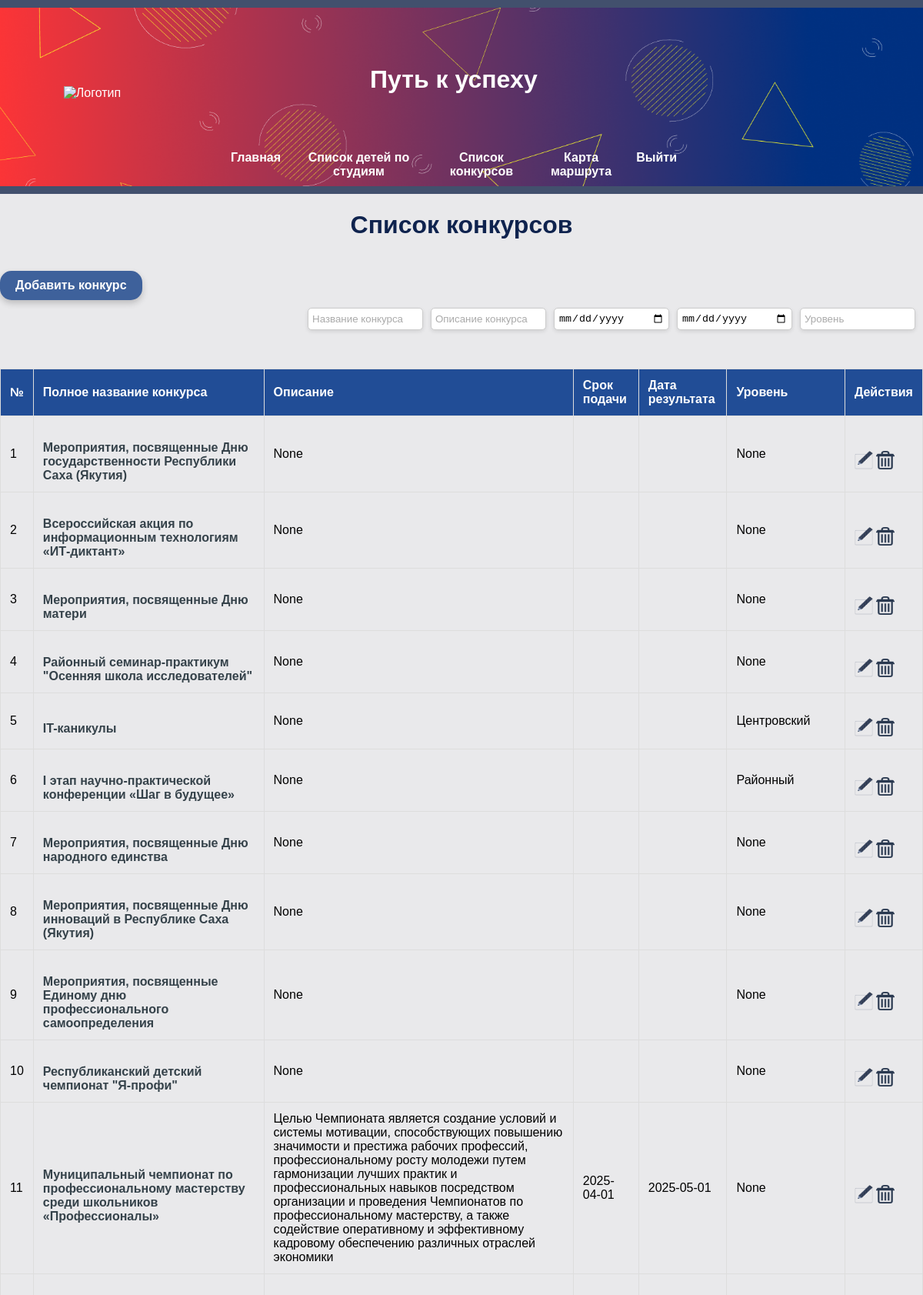
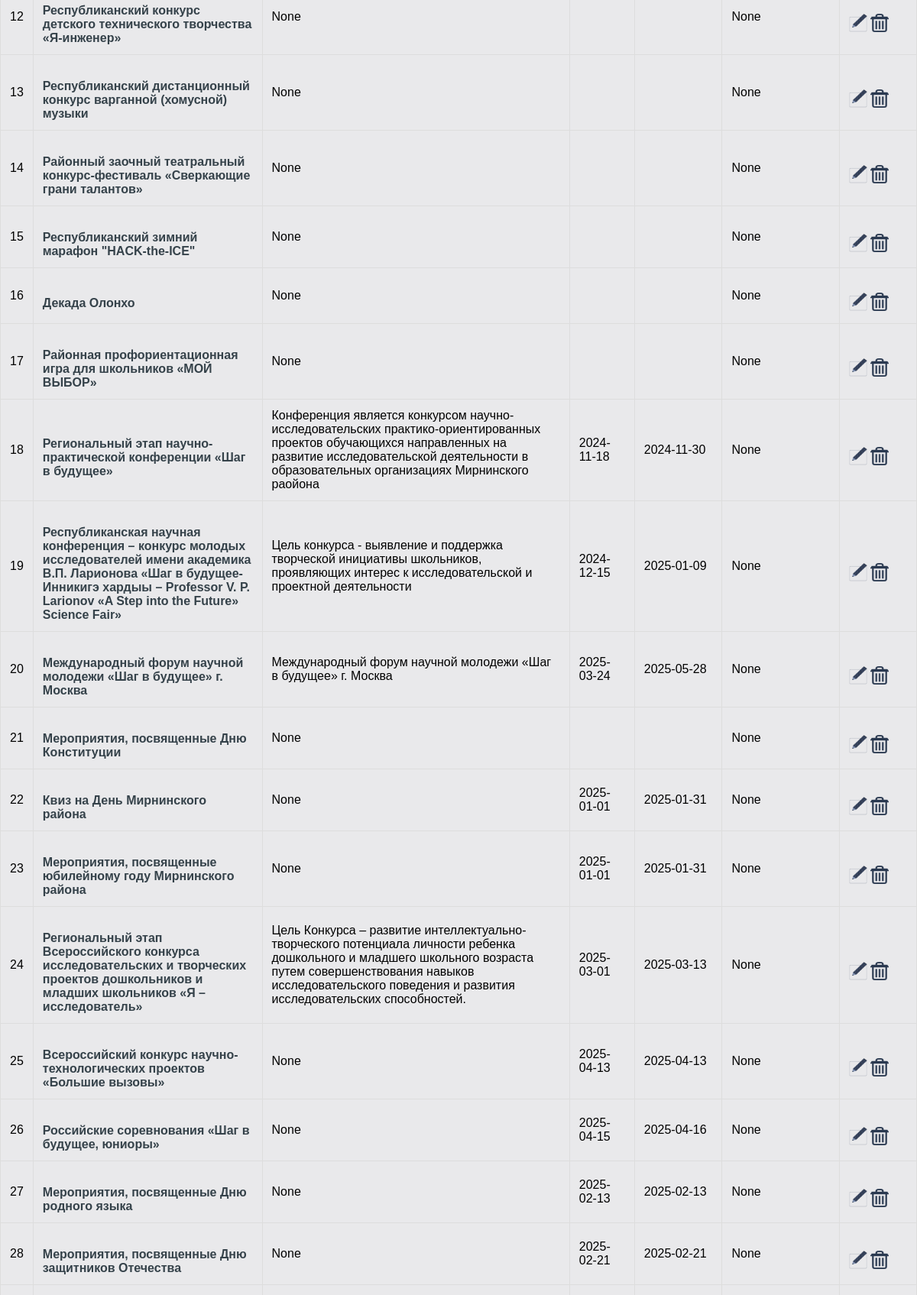
The app's page /events (upper part) with its own data (2 pictures, top to bottom).
### tables this page shows
CREATE TABLE events_table(
                    id INTEGER PRIMARY KEY AUTOINCREMENT,
                    name TEXT NOT NULL,
                    opisanie TEXT,
                    srok_podachi_date DATE,
                    result_date DATE
                    , level TEXT);

### app_29_09.py (the view)
@app.route('/events')
def events():
    db_lp = sqlite3.connect('date_source.db')
    cursor_db = db_lp.cursor()
    cursor_db.execute("SELECT * FROM events_table")
    events = cursor_db.fetchall()
    cursor_db.close()
    db_lp.close()
    return render_template('events.html', events=events)

### templates/events.html (shortened to what this page needs)
{% extends 'base.html' %}
{% block content %}
    <h1>Список конкурсов</h1>
    <a href="#" id="add-event-btn"  class="btn" data-toggle="modal" data-target="#addEventdModal">
         Добавить конкурс
    </a>
    <div class="filter-container">
        <input type="text" id="filterName" oninput="filterTable()" placeholder="Название конкурса">
        <input type="text" id="filterOpisanie" oninput="filterTable()" placeholder="Описание конкурса">
        <input type="date" id="filterDB" oninput="filterTable()" placeholder="Дата подачи заявки">
        <input type="date" id="filterDE" oninput="filterTable()" placeholder="Дата результата">
         <input type="text" id="filterLevel" oninput="filterTable()" placeholder="Уровень">
    </div>
    <table id="eventTable">
        <thead>
            <tr>
                <th>№</th>
                <th onclick="sortTable(1)">Полное название конкурса</th>
                <th onclick="sortTable(2)">Описание</th>
                <th onclick="sortTable(3)">Срок подачи</th>
                <th onclick="sortTable(4)">Дата результата</th>
                <th onclick="sortTable(5)">Уровень</th>
                <th>Действия</th>
            </tr>
        </thead>
        <tbody>
            {% for event in events %}
            <tr>
                <td>{{ loop.index }}</td>
                <td><a href="{{ url_for('spisok_in_event', event=event[0]) }}">{{ event[1] }}</a></td>
                <td>{{ event[2] }}</td>
                <td>{{ event[3] }}</td>
                <td>{{ event[4] }}</td>
                <td>{{ event[5] }}</td>
                <td>
                    <a href="{{ url_for('edit_event_inevent', id_event=event[0]) }}" class="edit-btn">
                        <img src="{{ url_for('static', filename='img/pen.png') }}" alt="Редактировать" style="width: 24px; height: 24px;">
                    </a>
                    <a href="{{ url_for('delete_event', id_event=event[0]) }}" class="delete-btn" onclick="return confirm('Вы уверены, что хотите удалить этот конкурс?');">
                        <img src="{{ url_for('static', filename='img/del.png') }}" alt="Удалить" style="width: 24px; height: 24px;">
                    </a>
                </td>
            </tr>
            {% endfor %}
        </tbody>
    </table>
    <br><br><br>
{% endblock %}

### templates/base.html (shortened to what this page needs)
   <!DOCTYPE html>
   <html lang="ru">
   <head>
       <link rel="stylesheet" href="{{ url_for('static', filename='styles.css') }}">
   </head>
   <body>
       {% include 'header.html' %}
       <div class="wrapper">
            <div class="content">
               <main>
                   {% block content %}{% endblock %}
               </main>
             </div>
       </div>
   </body>
   </html>

### templates/header.html
<header>
    <div class="header-container">
        <img src="{{ url_for('static', filename='img/Profile_banner.png') }}" alt="Баннер" class="header-banner">
        <div class="logo-container">
            <img src="{{ url_for('static', filename='img/logo.png') }}" alt="Логотип" class="logo">
        </div>
        <div class="navigator">
            <h6>Путь к успеху</h6>
            <nav>
                <a href="{{ url_for('index') }}">Главная</a>
                <a href="{{ url_for('spisok') }}">Список детей по студиям</a>
                <a href="{{ url_for('events') }}">Список конкурсов</a>
                <a href="{{ url_for('karta') }}">Карта маршрута</a>
                <a href="{{ url_for('logout') }}" class="logout-button">Выйти</a>
            </nav>
        </div>
    </div>
</header>

### static/styles.css (style rules this page uses)
html, body { margin: 0; }
.wrapper { display: grid; grid-template-rows: 1fr auto; min-height: 75vh; }
body { font-family: Arial, sans-serif; margin: 0; padding: 0; background-color: #E9E9EB; width: 100%; box-sizing: border-box; }
header { background: #42506D; color: white; padding: 10px 0; text-align: center; }
nav { margin: 10px 0; }
nav a { color: white; margin: 0 15px; text-decoration: none; }
h1 { text-align: center; color: #0F234E; }
h6 { text-align: center; font-size: 2em; }
.header-container { display: flex; width: 100%; margin: 0 auto; align-items: center; position: relative; z-index: 1; }
.header-banner { position: absolute; top: 0; left: 0; width: 100%; height: 100%; object-fit: cover; z-index: -1; }
.logo-container { text-align: center; width: 20%; margin-bottom: 10px; margin-right: 50px; }
.logo { max-width: 150px; height: auto; }
.navigator { width: 50%; text-align: center; }
.navigator nav { display: flex; justify-content: center; }
.navigator nav a { margin: 0 10px; }
table { width: 100%; border-collapse: collapse; margin: 20px 0; }
table, th, td { border: 1px solid #ddd; }
th, td { padding: 12px; text-align: left; }
th { background-color: #214D96; color: white; }
select, input[type="date"], input[type="text"], input[type="file"] { width: 100%; padding: 10px; margin-bottom: 20px; border: 1px solid #ccc; border-radius: 4px; box-sizing: border-box; }
a { display: inline-block; margin-top: 20px; text-decoration: none; color: #35424a; font-weight: bold; }
.btn { display: inline-block; padding: 10px 20px; background-color: #3E619B; color: white; text-decoration: none; border-radius: 15px; transition: background-color 0.3s; box-shadow: 0 4px 8px rgba(0, 0, 0, 0.2); }
.filter-container { display: flex; justify-content: flex-end; gap: 10px; padding: 10px; }
.filter-container input { width: 150px; padding: 5px; border: 1px solid #ccc; border-radius: 5px; box-shadow: 0 2px 5px rgba(0, 0, 0, 0.1); }
.filter-container input::placeholder { color: #aaa; }

### records on screen
events_table: name "Мероприятия, посвященные Дню государственности Республики Саха (Якутия)", event "None"
events_table: name "Всероссийская акция по информационным технологиям «ИТ-диктант»", event "None"
events_table: name "Мероприятия, посвященные Дню матери", event "None"
events_table: name "Районный семинар-практикум \"Осенняя школа исследователей\"", event "None"
events_table: name "IT-каникулы", opisanie "None", level "Центровский"
events_table: name "I этап научно-практической конференции «Шаг в будущее»", opisanie "None", level "Районный"
events_table: name "Мероприятия, посвященные Дню народного единства", event "None"
events_table: name "Мероприятия, посвященные Дню инноваций в Республике Саха (Якутия)", event "None"
events_table: name "Мероприятия, посвященные Единому дню профессионального самоопределения", event "None"
events_table: name "Республиканский детский чемпионат \"Я-профи\"", event "None"
events_table: name "Муниципальный чемпионат по профессиональному мастерству среди школьников «Профессионалы»", opisanie "Целью Чемпионата является создание условий и системы мотивации, способствующих повышению значимости и престижа рабочих профессий, профессиональному росту молодежи путем гармонизации лучших практик и профессиональных навыков посредством организации и проведения Чемпионатов по профессиональному мастерству, а также содействие оперативному и эффективному кадровому обеспечению различных отраслей экономики", srok_podachi_date "2025-04-01", result_date "2025-05-01", event "None"
events_table: name "Республиканский конкурс детского технического творчества «Я-инженер»", event "None"
events_table: name "Республиканский дистанционный конкурс варганной (хомусной) музыки", event "None"
events_table: name "Районный заочный театральный конкурс-фестиваль «Сверкающие грани талантов»", event "None"
events_table: name "Республиканский зимний марафон \"HACK-the-ICE\"", event "None"
events_table: name "Декада Олонхо", event "None"
events_table: name "Районная профориентационная игра для школьников «МОЙ ВЫБОР»", event "None"
events_table: name "Региональный этап научно-практической конференции «Шаг в будущее»", opisanie "Конференция является конкурсом научно-исследовательских практико-ориентированных проектов обучающихся направленных на развитие исследовательской деятельности в образовательных организациях Мирнинского раойона", srok_podachi_date "2024-11-18", result_date "2024-11-30", event "None"
events_table: name "Республиканская научная конференция – конкурс молодых исследователей имени академика В.П. Ларионова «Шаг в будущее-Инникигэ хардыы – Professor V. P. Larionov «A Step into the Future» Science Fair»", opisanie "Цель конкурса - выявление и поддержка творческой инициативы школьников, проявляющих интерес к исследовательской и проектной деятельности", srok_podachi_date "2024-12-15", result_date "2025-01-09", event "None"
events_table: name "Международный форум научной молодежи «Шаг в будущее» г. Москва", opisanie "Международный форум научной молодежи «Шаг в будущее» г. Москва", srok_podachi_date "2025-03-24", result_date "2025-05-28", event "None"
events_table: name "Мероприятия, посвященные Дню Конституции", event "None"
events_table: name "Квиз на День Мирнинского района", opisanie "None", srok_podachi_date "2025-01-01", result_date "2025-01-31"
events_table: name "Мероприятия, посвященные юбилейному году Мирнинского района", opisanie "None", srok_podachi_date "2025-01-01", result_date "2025-01-31"
events_table: name "Региональный этап Всероссийского конкурса исследовательских и творческих проектов дошкольников и младших школьников «Я – исследователь»", opisanie "Цель Конкурса – развитие интеллектуально-творческого потенциала личности ребенка дошкольного и младшего школьного возраста путем совершенствования навыков исследовательского поведения и развития исследовательских способностей.", srok_podachi_date "2025-03-01", result_date "2025-03-13", event "None"
events_table: name "Всероссийский конкурс научно-технологических проектов «Большие вызовы»", opisanie "None", srok_podachi_date "2025-04-13", result_date "2025-04-13"
events_table: name "Российские соревнования «Шаг в будущее, юниоры»", opisanie "None", srok_podachi_date "2025-04-15", result_date "2025-04-16"
events_table: name "Мероприятия, посвященные Дню родного языка", opisanie "None", srok_podachi_date "2025-02-13", result_date "2025-02-13"
events_table: name "Мероприятия, посвященные Дню защитников Отечества", opisanie "None", srok_podachi_date "2025-02-21", result_date "2025-02-21"
